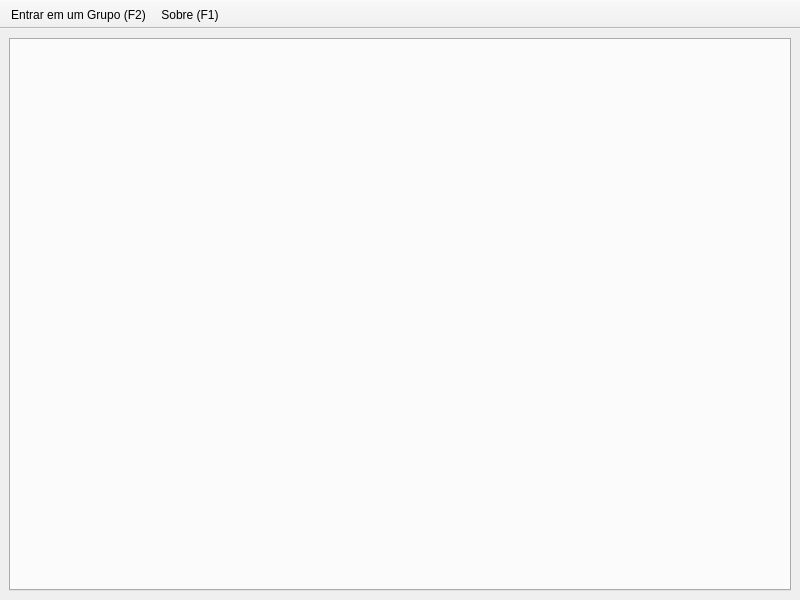
<?xml version="1.0" encoding="UTF-8"?>
<ui version="4.0">
 <class>ChatWindow</class>
 <widget class="QMainWindow" name="ChatWindow">
  <property name="geometry">
   <rect>
    <x>0</x>
    <y>0</y>
    <width>800</width>
    <height>600</height>
   </rect>
  </property>
  <property name="windowTitle">
   <string/>
  </property>
  <widget class="QWidget" name="centralwidget">
   <layout class="QHBoxLayout" name="horizontalLayout">
    <item>
     <widget class="QTabWidget" name="tabWidget">
      <property name="enabled">
       <bool>false</bool>
      </property>
      <property name="tabsClosable">
       <bool>true</bool>
      </property>
     </widget>
    </item>
   </layout>
  </widget>
  <widget class="QToolBar" name="toolBar">
   <property name="windowTitle">
    <string>toolBar</string>
   </property>
   <property name="movable">
    <bool>false</bool>
   </property>
   <property name="floatable">
    <bool>false</bool>
   </property>
   <attribute name="toolBarArea">
    <enum>TopToolBarArea</enum>
   </attribute>
   <attribute name="toolBarBreak">
    <bool>false</bool>
   </attribute>
   <addaction name="actionJoinGroup"/>
   <addaction name="actionAbout"/>
  </widget>
  <action name="actionAbout">
   <property name="text">
    <string>Sobre (F1)</string>
   </property>
   <property name="shortcut">
    <string>F1</string>
   </property>
  </action>
  <action name="actionJoinGroup">
   <property name="text">
    <string>Entrar em um Grupo (F2)</string>
   </property>
   <property name="shortcut">
    <string>F2</string>
   </property>
  </action>
 </widget>
 <resources/>
 <connections/>
</ui>
